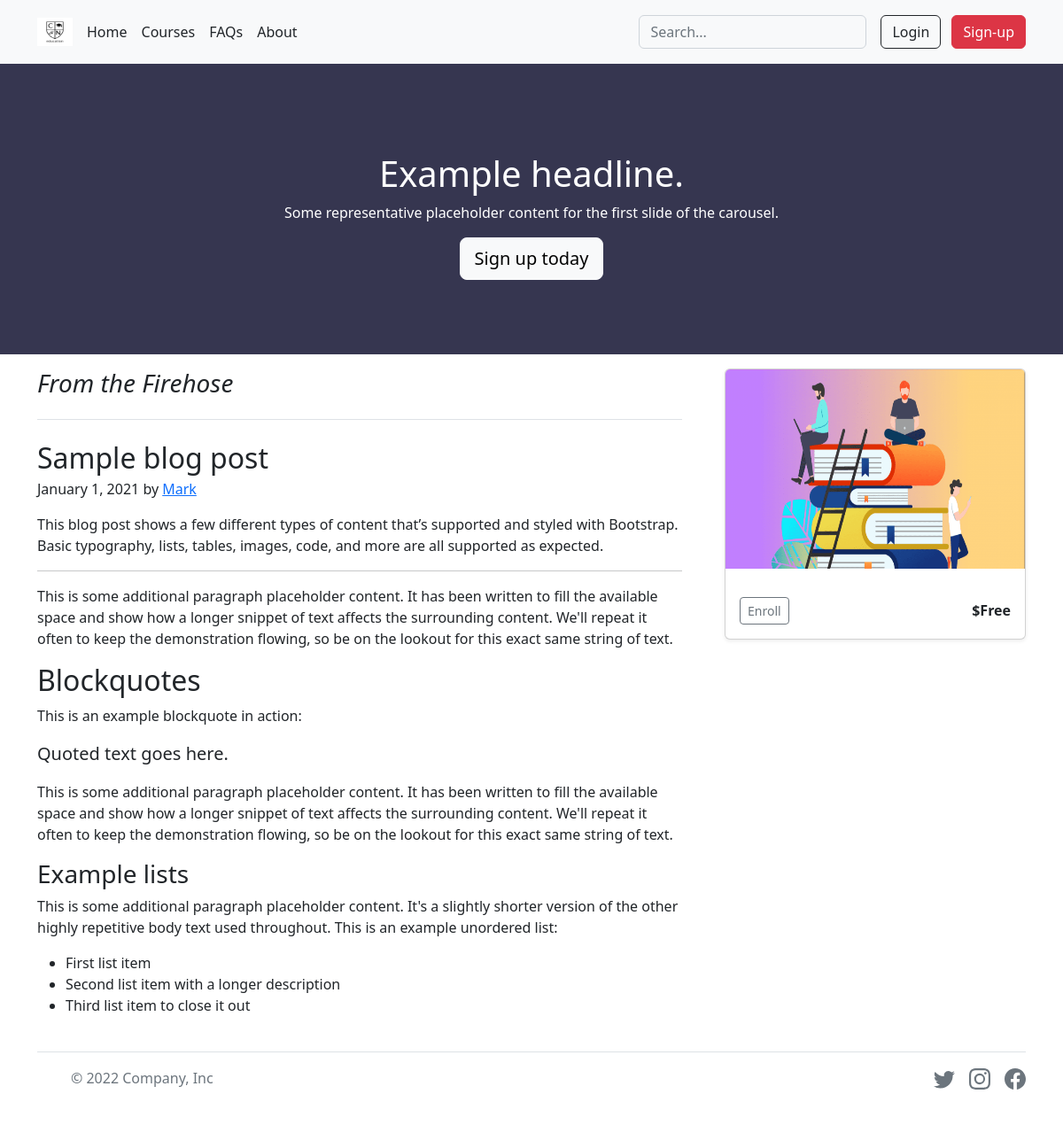
The app's page /info?id=3, older data.
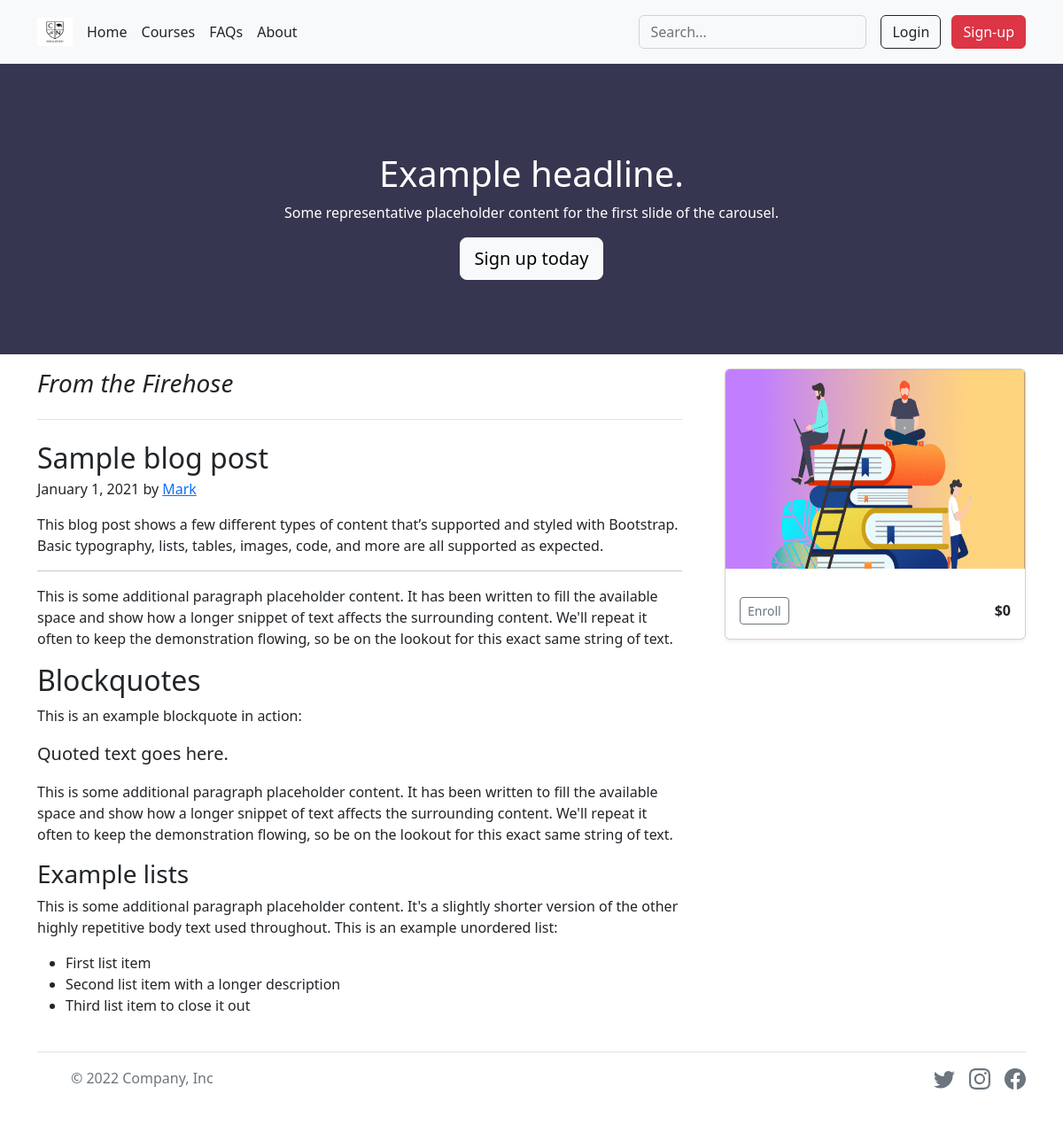
The same page, newer data.
### tables this page shows
CREATE TABLE 'courses' (id INTEGER PRIMARY KEY AUTOINCREMENT NOT NULL,'price' NUMERIC NOT NULL, name TEXT NOT NULL);

### app.py (the view)
@app.route("/info", methods=["GET", "POST"])
def info():
    try:
        id = int(request.args.get("id"))
        course = db.execute("SELECT * FROM courses WHERE id = ?", id)
        all_courses = db.execute("SELECT * FROM courses")
        if int(id) < 0 or int(id) > len(all_courses):
            return redirect("/courses")
        return render_template("info.html", ids = course)
    except ValueError:
        return redirect("/courses")

### app.py (called while the page is built)
@app.after_request
def after_request(response):
    response.headers["Cache-Control"] = "no-cache, no-store, must-revalidate"
    response.headers["Expires"] = 0
    response.headers["Pragma"] = "no-cache"
    return response

### templates/info.html (shortened to what this page needs)
{% extends "layout.html" %}
{% block main %}
{% for id in ids %}
<div id="carousel" class="carousel slide" data-bs-ride="carousel">
  <div class="carousel-inner">
    <img class="img-fluid bd-placeholder-img bd-placeholder-img-lg d-block w-100" src="../static/images/carousel/img.png" role="img" aria-label="Placeholder: First slide" preserveAspectRatio="xMidYMid slice" focusable="false"><title>Placeholder</title><rect width="100%" height="100%" fill="#777"></rect></img>
      <div class="py-5 carousel-caption center-top">
        <h1>Example headline.</h1>
        <p>Some representative placeholder content for the first slide of the carousel.</p>
        <p><a class="btn btn-lg btn-light" href="#">Sign up today</a></p>
      </div>
    </div>
</div>
<main class="container">
    <div class="row g-5">
      <div class="col-md-8">
        <h3 class="pb-4 mb-4 fst-italic border-bottom">
          From the Firehose
        </h3>
        <article class="blog-post">
          <h2 class="blog-post-title mb-1">Sample blog post</h2>
          <p class="blog-post-meta">January 1, 2021 by <a href="#">Mark</a></p>
          <p>This blog post shows a few different types of content that’s supported and styled with Bootstrap. Basic typography, lists, tables, images, code, and more are all supported as expected.</p>
          <hr>
          <p>This is some additional paragraph placeholder content. It has been written to fill the available space and show how a longer snippet of text affects the surrounding content. We'll repeat it often to keep the demonstration flowing, so be on the lookout for this exact same string of text.</p>
          <h2>Blockquotes</h2>
          <p>This is an example blockquote in action:</p>
          <blockquote class="blockquote">
            <p>Quoted text goes here.</p>
          </blockquote>
          <p>This is some additional paragraph placeholder content. It has been written to fill the available space and show how a longer snippet of text affects the surrounding content. We'll repeat it often to keep the demonstration flowing, so be on the lookout for this exact same string of text.</p>
          <h3>Example lists</h3>
          <p>This is some additional paragraph placeholder content. It's a slightly shorter version of the other highly repetitive body text used throughout. This is an example unordered list:</p>
          <ul>
            <li>First list item</li>
            <li>Second list item with a longer description</li>
            <li>Third list item to close it out</li>
          </ul>
        </div>
      <div class="col-md-4">
        <div class="position-sticky" style="top: 5rem;">
        {% for id in ids %}
        <form action="/buy" method="post">
        <div class="col">
          <div class="card shadow-sm">
            <img src="../static/images/courses/{{ id.id }}.png" class="bd-placeholder-img card-img-top" width="100%" height="225" alt="...">
            <div class="card-body">
              <div class="d-flex justify-content-between align-items-center">
                <div class="btn-group">
                  <button class="btn btn-sm btn-outline-secondary" id="id" name="id" value="{{ id.id }}">Enroll</a>
                </div>
                <small class="fs-6 fw-semibold">${{ id.price }}</small>
              </div>
            </div>
          </div>
        </div>
      </form>
        {% endfor %}
        </div>
      </div>
    </div>
  </main>
{% endfor %}
{% endblock %}

Row changes from the older to the newer data that the page shows:
changed courses: price "Free" → "0"
